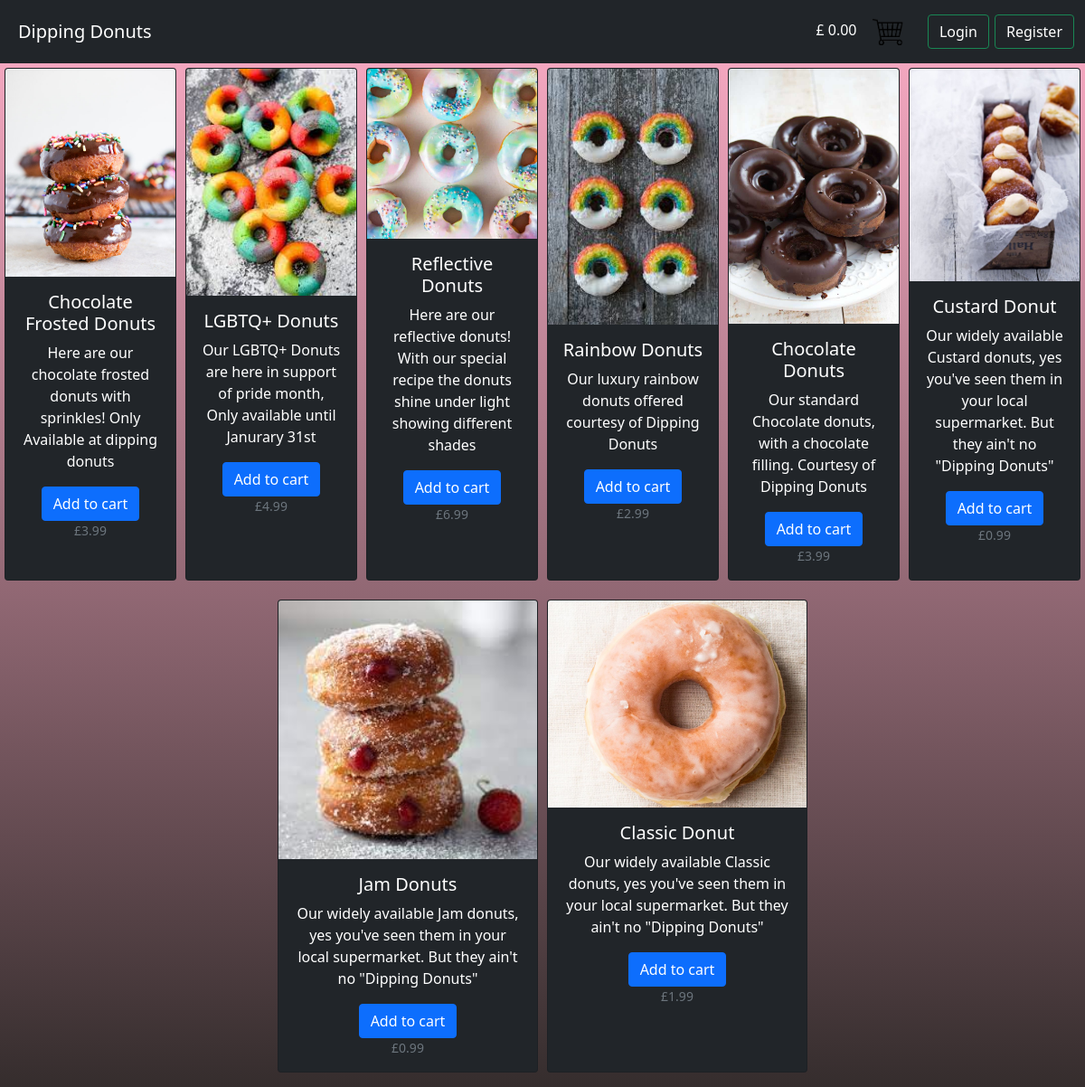
The page / on the database its author committed.
### tables this page shows
CREATE TABLE `product_table` (
  `ProductID` int(11) NOT NULL,
  `ProductName` varchar(32) NOT NULL,
  `ProductDescription` varchar(256) NOT NULL,
  `image` varchar(256) NOT NULL,
  `cost` float NOT NULL
);

### phpScripts/functions.php (the view, shortened to what this page needs)
<?php
function generateCard($id, $image, $title, $desc, $cost){
    echo"
    <div class='card text-center text-white bg-dark mb-3' style='width: 18rem; margin: 5px 5px 5px 5px'>
        <img class='card-img-top' src='images/$image' alt='Card image cap'>
        <div class='card-body'>
          <h5 class='card-title'>$title</h5>
          <p class='card-text'>$desc</p>
          <a type='submit' id='$id' name='addToCart' value='$id' class='btn btn-primary addToCart'>Add to cart</a>
          <p class='card-text'><small class='text-muted'>£";
          echo number_format($cost, 2, '.', ',');
          echo"</small></p>
        </div>
    </div> ";
}
?>

### index.php (shortened to what this page needs)
<head>
    <link href="https://cdn.jsdelivr.net/npm/bootstrap@5.1.3/dist/css/bootstrap.min.css" rel="stylesheet">
    <link rel="stylesheet" href="css/background.css">
</head>
<html>
<?php require('phpScripts/nav.php'); ?>
<body>
    <?php require('phpScripts/populateCards.php');?>
</body>
</html>

### phpScripts/nav.php
<nav class="navbar navbar-dark bg-dark justify-content-between">
    <div class="navbar-nav mr-auto flex-row">
        <a class="navbar-brand" style="margin-left:20px;">Dipping Donuts</a>
        <?php require('navbarItems.php'); ?>
    </div>
    <span class="navbar-text" style="margin-right:10px;">
        <a style="margin-right:10px;">£ <?php
        echo number_format($_SESSION['basketTotal'], 2, '.', ',');
         ?></a>
        <?php require('basket.php')?>
        <button class="btn btn-outline-success" style="margin-right:2px">
            <?php
                if (isset($_SESSION['username'])){
                    echo"<a title='Logout' href='phpScripts/logout.php'>";
                    echo "Hello, ".$_SESSION['username'];
                    echo "</a>";
                } else {
                    echo"<a href='loginPage'>";
                    echo "Login";
                    echo"</a>";
                }
            ?>
        </button>
        <?php
            if(!isset($_SESSION['username'])){
                echo"
                <button class='btn btn-outline-success' style='margin-right:2px'>
                <a href='RegisterPage'>
                Register
                </a>
                </button>
                ";
            }
        ?>
    </span>
</nav>

### phpScripts/navbarItems.php (shortened to what this page needs)
<link rel="stylesheet" href="css/basket.css">

### phpScripts/basket.php (shortened to what this page needs)
<link rel="stylesheet" href="css/basket.css">
<a class="basketIconA" data-bs-toggle="modal" data-bs-target="#Modal"><img class="basketIcon" src="images/cart.png"></a>

### phpScripts/populateCards.php (shortened to what this page needs)
<?php
require('connectDB.php');
require('functions.php');
$x = 0;
$stmt = $conn -> prepare('SELECT * FROM product_table');
$stmt -> execute();
$stmt -> bind_result($productID, $productName, $productDes, $imageLoc, $cost);
$stmt -> store_result();
while ($stmt->fetch()){
    if ($x==0){
      echo"<div class='card-deck d-flex justify-content-center'>";
      generateCard($productID, $imageLoc, $productName, $productDes, $cost);
      $x++;
    } elseif ($x % 5 == 0){
      echo"</div>";
      echo"<div class='card-deck d-flex justify-content-center'>";
  $x++;
    } else{
      $x++;
  }
}
?>

### css/background.css (style rules this page uses)
body { background: #c7acac; background: #16222A; background: -webkit-linear-gradient(to top, #352d2d , #ffaec8); background: linear-gradient(to top, #352d2d , #ffaec8); }
a:link, a:visited, a:active { color: white; text-decoration: none; }
.basketIconA { margin-right: 10px; }
.basketIcon { height: 30px; width: 40px; }

### css/basket.css (style rules this page uses)
.btn { color:white; }
.basketIcon { height: 30px; width: 40px; margin-right:10px; }

### rows shown on the page
product_table: image (picture), ProductName "Chocolate Frosted Donuts", ProductDescription "Here are our chocolate frosted donuts with sprinkles! Only Available at dipping donuts", $id 1 (drawn), cost "3.99"
product_table: image (picture), ProductName "LGBTQ+ Donuts", ProductDescription "Our LGBTQ+ Donuts are here in support of pride month, Only available until Janurary 31st", $id 2 (drawn), cost "4.99"
product_table: image (picture), ProductName "Reflective Donuts", ProductDescription "Here are our reflective donuts! With our special recipe the donuts shine under light showing different shades", $id 3 (drawn), cost "6.99"
product_table: image (picture), ProductName "Rainbow Donuts", ProductDescription "Our luxury rainbow donuts offered courtesy of Dipping Donuts", $id 4 (drawn), cost "2.99"
product_table: image (picture), ProductName "Chocolate Donuts", ProductDescription "Our standard Chocolate donuts, with a chocolate filling. Courtesy of Dipping Donuts", $id 5 (drawn), cost "3.99"
product_table: image (picture), ProductName "Custard Donut", ProductDescription "Our widely available Custard donuts, yes you've seen them in your local supermarket. But they ain't no \"Dipping Donuts\"", $id 6 (drawn), cost "0.99"
product_table: image (picture), ProductName "Jam Donuts", ProductDescription "Our widely available Jam donuts, yes you've seen them in your local supermarket. But they ain't no \"Dipping Donuts\"", $id 7 (drawn), cost "0.99"
product_table: image (picture), ProductName "Classic Donut", ProductDescription "Our widely available Classic donuts, yes you've seen them in your local supermarket. But they ain't no \"Dipping Donuts\"", $id 8 (drawn), cost "1.99"

### other values the page prints
$_SESSION['basketTotal'] "0.00"
